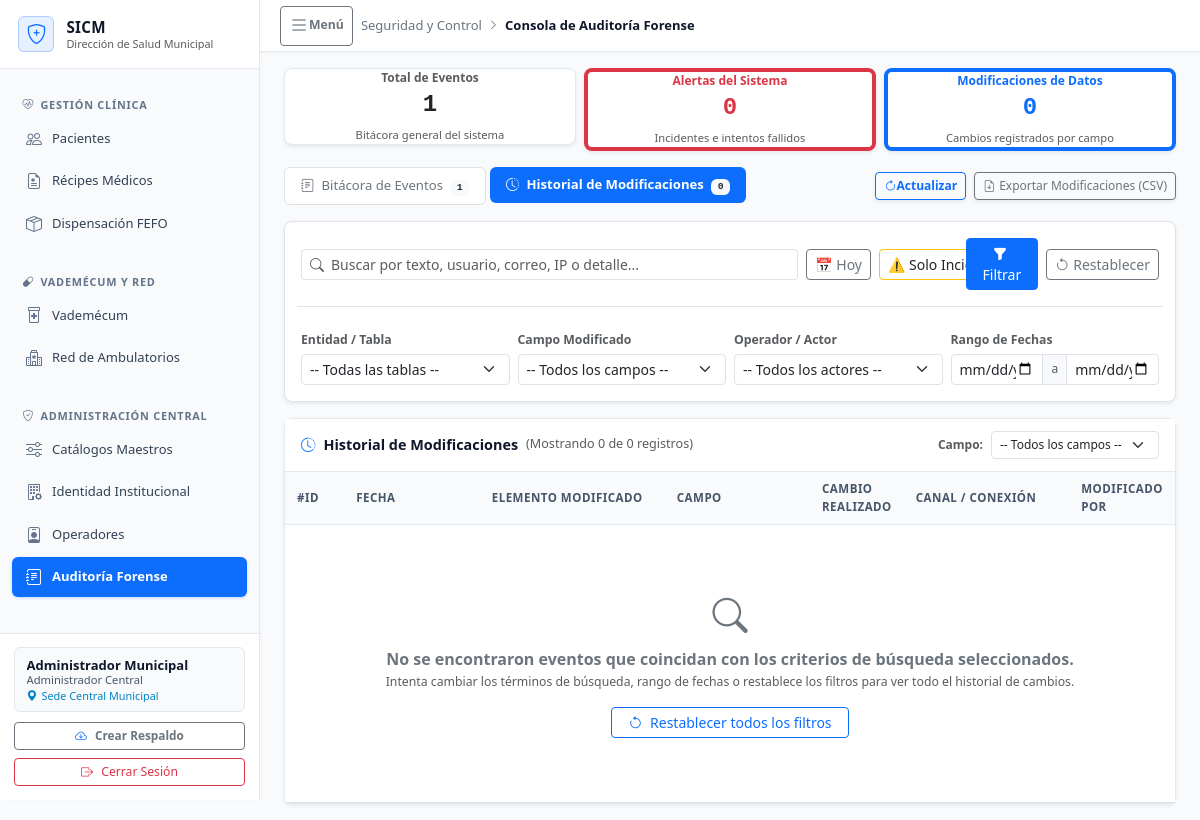
The app's page /index.php?tab=auditoria&subtab=deltas (signed in) with its own data.
### tables this page shows
CREATE TABLE IF NOT EXISTS configuracion_institucional (
    id INT PRIMARY KEY DEFAULT 1,
    nombre_sistema VARCHAR(120) NOT NULL DEFAULT 'Sistema Integrado de Control de Medicamentos',
    siglas_sistema VARCHAR(20) NOT NULL DEFAULT 'SICM',
    ente_rector VARCHAR(150) NOT NULL DEFAULT 'Red de Salud Municipal',
    municipio VARCHAR(100) NOT NULL DEFAULT 'Municipio Autónomo',
    logotipo_ruta VARCHAR(255) NULL,
    dias_alerta_fefo INT NOT NULL DEFAULT 60 COMMENT 'Días previos a caducidad para semáforo crítico/alerta',
    updated_at DATETIME NOT NULL DEFAULT CURRENT_TIMESTAMP ON UPDATE CURRENT_TIMESTAMP,
    CONSTRAINT chk_solo_una_fila CHECK (id = 1)
);

CREATE TABLE usuarios (
    id INT AUTO_INCREMENT PRIMARY KEY,
    nombre VARCHAR(80) NOT NULL,
    email VARCHAR(120) NOT NULL UNIQUE,
    password_hash VARCHAR(255) NOT NULL COMMENT 'Hash criptográfico Bcrypt o SHA-256',
    rol_id INT NOT NULL,
    centro_salud_id INT NULL COMMENT 'NULL si es Administrador Central',
    activo TINYINT(1) NOT NULL DEFAULT 1 COMMENT 'Soft delete',
    created_at DATETIME NOT NULL DEFAULT CURRENT_TIMESTAMP,
    updated_at DATETIME NOT NULL DEFAULT CURRENT_TIMESTAMP ON UPDATE CURRENT_TIMESTAMP,
    CONSTRAINT fk_usuarios_rol FOREIGN KEY (rol_id) REFERENCES roles(id),
    CONSTRAINT fk_usuarios_centro FOREIGN KEY (centro_salud_id) REFERENCES centros_salud(id),
    CONSTRAINT chk_usuario_email_formato CHECK (email REGEXP '^[A-Za-z0-9._%+-]+@[A-Za-z0-9.-]+[.][A-Za-z]{2,}$')
);

CREATE TABLE roles (
    id INT AUTO_INCREMENT PRIMARY KEY,
    nombre VARCHAR(50) NOT NULL UNIQUE COMMENT 'Ej: rol_admin, rol_farmaceuta, rol_auditor',
    es_personalizado TINYINT(1) NOT NULL DEFAULT 0 COMMENT '0 = Rol base de sistema, 1 = Rol dinámico parametrizable',
    descripcion VARCHAR(255) NULL,
    created_at DATETIME NOT NULL DEFAULT CURRENT_TIMESTAMP,
    updated_at DATETIME NOT NULL DEFAULT CURRENT_TIMESTAMP ON UPDATE CURRENT_TIMESTAMP
);

### src/views/tabs/tab_auditoria.php (the view, shortened to what the rows shown need)
<?php
$subtabActiva = $_GET['subtab'] ?? 'eventos';
try {
    $usuariosListaAuditoria = $pdo->query("
        SELECT u.id, u.nombre, u.email, r.nombre AS rol_nombre
        FROM usuarios u
        JOIN roles r ON r.id = u.rol_id
        WHERE u.activo = 1
        ORDER BY u.nombre ASC
    ")->fetchAll(PDO::FETCH_ASSOC);
} catch (Throwable $e) {
    $usuariosListaAuditoria = [];
}
?>
<?php
$subtabFile = __DIR__ . "/auditoria/subtab_{$subtabActiva}.php";
if (file_exists($subtabFile)) {
    require $subtabFile;
} else {
    echo '<div class="alert alert-danger py-2 px-3 small">Subpestaña de auditoría no encontrada.</div>';
}
?>

### src/views/layout/sidebar.php (shortened to what the rows shown need)
<aside class="sicm-sidebar offcanvas-lg offcanvas-start" id="sidebarMenu" tabindex="-1"
            aria-labelledby="sidebarMenuLabel">
            <div class="sicm-sidebar-header d-flex align-items-center justify-content-between">
                <a href="index.php" class="sicm-sidebar-brand">
                    <div class="d-flex flex-column text-truncate" style="min-width: 0;">
                        <span class="brand-title text-truncate"
                            style="font-size: 0.95rem; line-height: 1.25;"><?= htmlspecialchars($configInst['siglas_sistema']) ?></span>
                        <span class="text-muted text-truncate" style="font-size: 0.68rem; line-height: 1.25;"
                            title="<?= htmlspecialchars($configInst['ente_rector']) ?>"><?= htmlspecialchars($configInst['ente_rector']) ?></span>
                    </div>
                </a>
            </div>
            <div class="sicm-sidebar-footer">
                <?php
                $rolNombreKey = (string)($usuario['rol_nombre'] ?? '');
                $rolLabel = match ($rolNombreKey) {
                    'rol_admin' => 'Administrador Central',
                    'rol_farmaceuta' => 'Farmacéutico Operador',
                    'rol_auditor' => 'Auditor Sanitario',
                    default => ucwords(str_replace(['rol_', '_'], ['', ' '], $rolNombreKey ?: 'Operador'))
                };
                ?>
                <div class="sidebar-user-card">
                    <div class="user-name text-truncate"><?= htmlspecialchars($usuario['nombre']) ?></div>
                    <div class="user-role text-truncate"><?= htmlspecialchars($rolLabel) ?></div>
                    <div class="user-center text-truncate">
                        <i
                            class="bi bi-geo-alt-fill me-1"></i><?= htmlspecialchars($puedeVerTodaLaRed ? 'Sede Central Municipal' : ($usuario['centro_nombre'] ?? 'Red Municipal')) ?>
                    </div>
                </div>
            </div>
        </aside>

### records on screen
configuracion_institucional: siglas_sistema "SICM", ente_rector "Dirección de Salud Municipal"
usuarios: activo+nombre "Administrador Municipal", activo.nombre "Administrador Central"

### other values on screen
$seccionNombre "Seguridad y Control"
$moduloNombre "Consola de Auditoría Forense"
$totalLogsCount "1"
$totalAlertasSeguridad "0"
$totalDeltasCampos "0"
count($deltas) "0"
$totalFiltrados "0"
